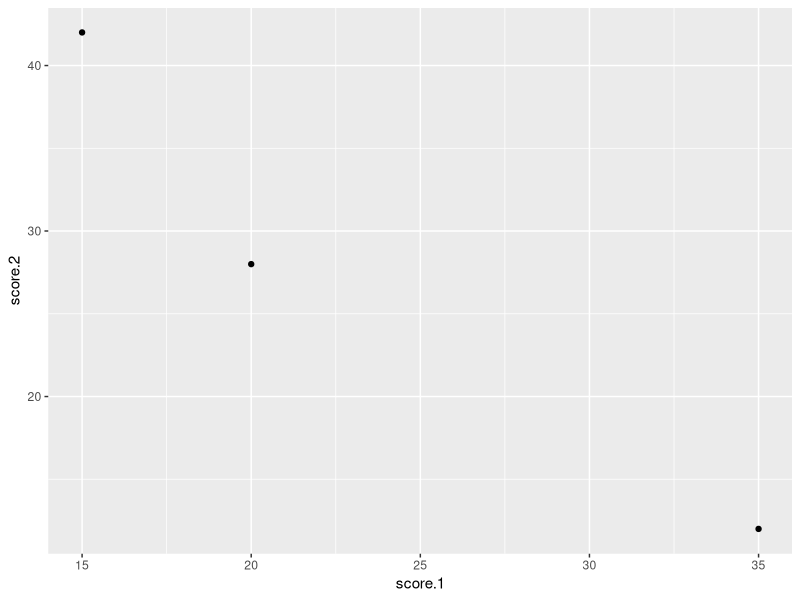
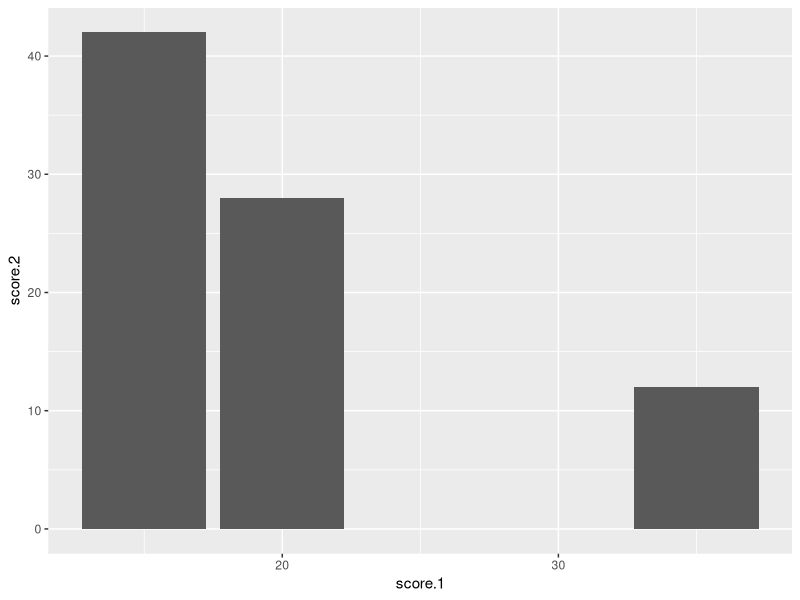
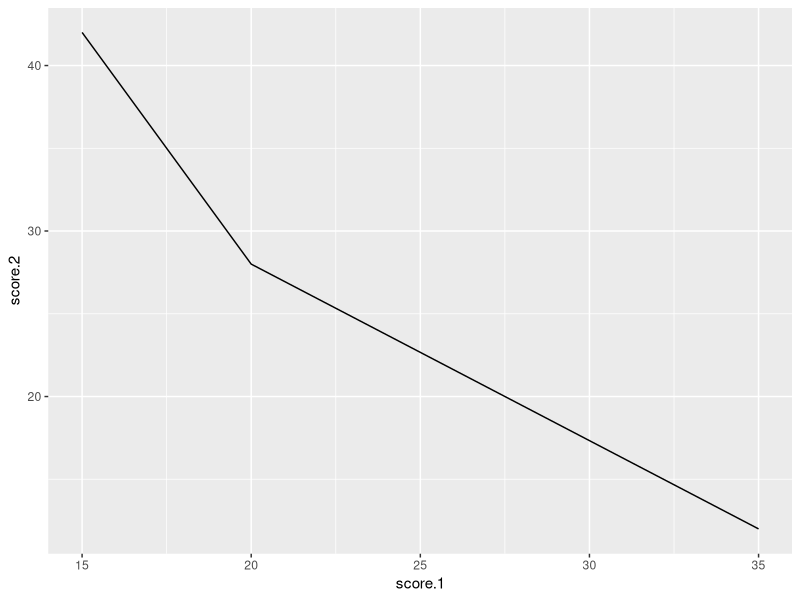
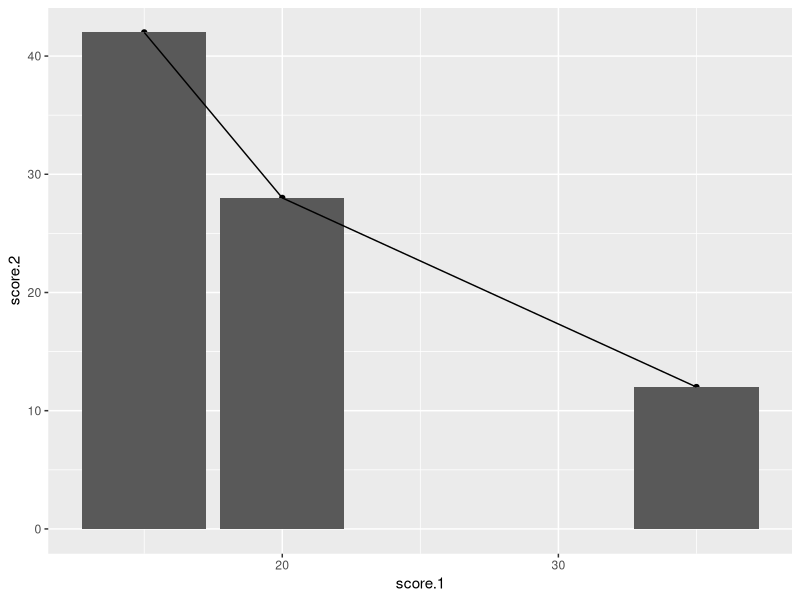
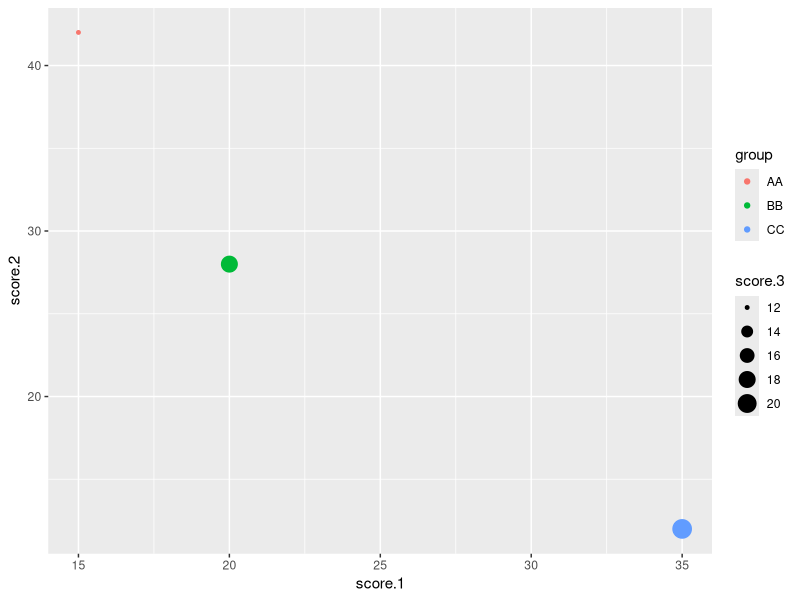
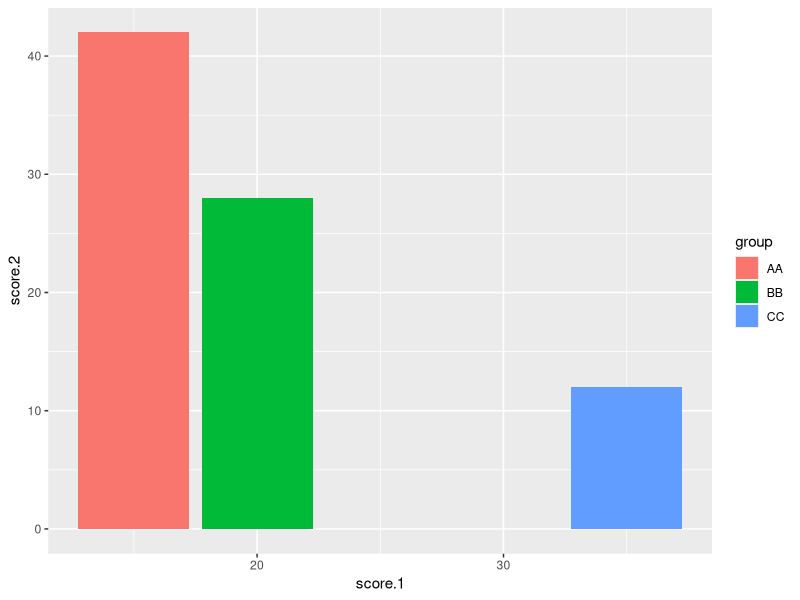

These figures' R source, in order:
## ---- chunk 1
library(tidyverse)
# a tibble for data, 3 rows, 4 columns
d.tbl <- tribble(
  ~group, ~score.1, ~score.2, ~score.3,
  "AA", 15, 42, 12, 
  "BB", 20, 28, 18,
  "CC", 35, 12, 21
)
## ---- chunk 2
# Scatterplot
#   Data: d.tbl
#   Geometry: point
#   Aesthetics: x, y
#   Mapping: x=score.1, y=score.2
ggplot(data=d.tbl, mapping=aes(x=score.1, y=score.2)) + geom_point()
# Column Graph
#   Data: d.tbl
#   Geometry: column
#   Aesthetics: x, y
#   Mapping: x=score.1, y=score.2
ggplot(data=d.tbl, mapping=aes(x=score.1, y=score.2)) + geom_col()
# Line Graph
#   Data: d.tbl
#   Geometry: line
#   Aesthetics: x, y
#   Mapping: x=score.1, y=score.2
ggplot(data=d.tbl, mapping=aes(x=score.1, y=score.2)) + geom_line()
# all in one
ggplot(data=d.tbl, mapping=aes(x=score.1, y=score.2)) + 
  geom_point() + geom_col() + geom_line()
# Scatterplot
#   Data: d.tbl
#   Geometry: point
#   Aesthetics: x, y, size, color
#   Mapping: x=score.1, y=score.2, size=score.3, color=group
ggplot(data=d.tbl, 
       mapping=aes(x=score.1, y=score.2, size=score.3, color=group)) + 
  geom_point()
# Column Graph
#   Data: d.tbl
#   Geometry: column
#   Aesthetics: x, y, fill
#   Mapping: x=score.1, y=score.2, fill=score.3
ggplot(data=d.tbl, mapping=aes(x=score.1, y=score.2, fill=group)) + 
  geom_col()
